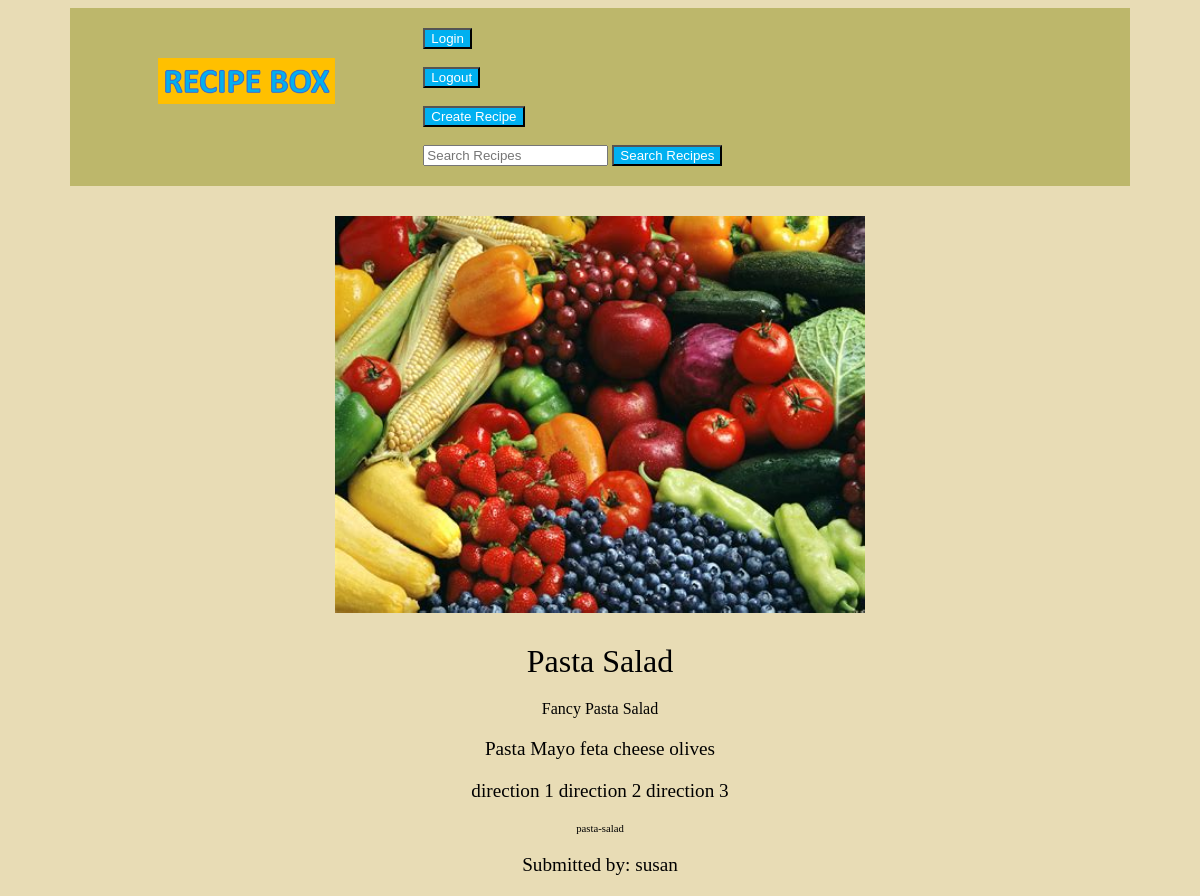
The page /recipes/pasta-salad/ on the database its author committed.
### recipes/models.py (models this page shows, shortened)
class Recipe(models.Model):
    user = models.ForeignKey(settings.AUTH_USER_MODEL, on_delete=models.CASCADE, default='1',)
    title = models.CharField(max_length=50)
    description = models.CharField(max_length=255, blank=True, null=True)
    ingredients = models.TextField(blank=True, null=True,)
    directions = models.TextField(blank=True, null=True,)
    timestamp = models.DateTimeField(auto_now_add=True) # automatically input time when record is created
    updated = models.DateTimeField(auto_now=True)
    slug = models.SlugField()
    thumb = models.ImageField(default='default.png', blank=True)

### recipes/views.py (the view)
# urls.py: path('<slug:slug>/', views.recipe_detail_view, name='detail'),
def recipe_detail_view(request, slug):
    recipe = Recipe.objects.get(slug=slug)
    return render(request, 'recipes/recipe_detail_view.html', {'recipe':recipe } )

### recipes/templates/recipes/recipe_detail_view.html (shortened to what this page needs)
{% extends 'base.html' %}
{% block content %}
<div class='recipe-detail'>
    <div class='recipe'>
        <img src="{{ recipe.thumb.url }}"/>
        <h2>{{ recipe.title }} </h2>
        <h4>{{ recipe.description }}</h4>
        <h5> {{ recipe.ingredients }} </h5>
        <h5> {{ recipe.directions }} </h5>
        <h6> {{ recipe.slug }} </h6>
        <h5> Submitted by:  {{ recipe.user }} </h5>
    </div>
</div>
{% endblock content %}

### assets/styles.css (style rules this page uses)
body { background-color: #e8dcb5; color: black; }
h1, h2, h3, h4, h5, h6 { font-weight: normal; margin: 0; text-align:center; color: black; }
.recipe { padding: 10px; border: solid; position: relative; padding-bottom: 40px; border-color: #00B0F0; }
.recipe h2 { font-size: 2.0em; margin: 20px auto; }
.recipe h5 { font-size: 1.2em; margin: 20px auto; }
.recipe-detail .recipe { padding: 0; image-rendering: optimizeSpeed; border: None; }
img { max-width: 100%; display: block; margin: 30px auto; width: 50%; }

### rows shown on the page
Recipe: thumb (picture), title "Pasta Salad", description "Fancy Pasta Salad", ingredients "Pasta Mayo feta cheese olives", directions "direction 1 direction 2 direction 3", slug "pasta-salad", user "susan"
